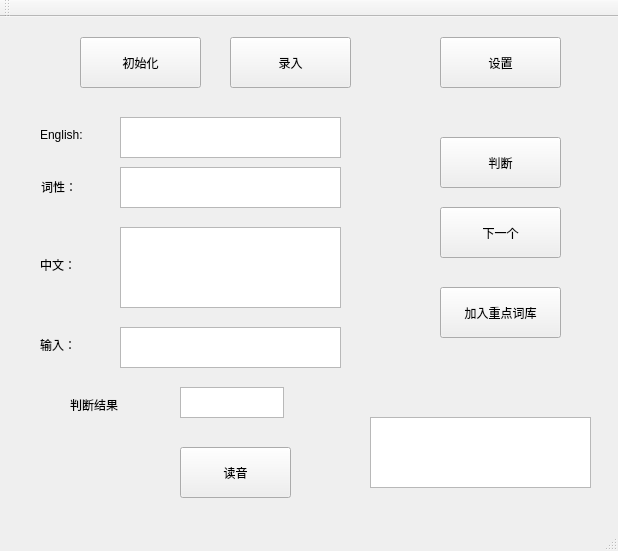
<?xml version="1.0" encoding="UTF-8"?>
<ui version="4.0">
 <class>MainWindow</class>
 <widget class="QMainWindow" name="MainWindow">
  <property name="geometry">
   <rect>
    <x>0</x>
    <y>0</y>
    <width>618</width>
    <height>551</height>
   </rect>
  </property>
  <property name="windowTitle">
   <string>MainWindow</string>
  </property>
  <widget class="QWidget" name="centralWidget">
   <widget class="QTextEdit" name="textEnglish">
    <property name="geometry">
     <rect>
      <x>120</x>
      <y>100</y>
      <width>221</width>
      <height>41</height>
     </rect>
    </property>
   </widget>
   <widget class="QTextEdit" name="textInput">
    <property name="geometry">
     <rect>
      <x>120</x>
      <y>310</y>
      <width>221</width>
      <height>41</height>
     </rect>
    </property>
   </widget>
   <widget class="QTextEdit" name="textChinese">
    <property name="geometry">
     <rect>
      <x>120</x>
      <y>210</y>
      <width>221</width>
      <height>81</height>
     </rect>
    </property>
   </widget>
   <widget class="QLabel" name="label">
    <property name="geometry">
     <rect>
      <x>40</x>
      <y>110</y>
      <width>72</width>
      <height>15</height>
     </rect>
    </property>
    <property name="text">
     <string>English:</string>
    </property>
   </widget>
   <widget class="QLabel" name="label_2">
    <property name="geometry">
     <rect>
      <x>40</x>
      <y>240</y>
      <width>72</width>
      <height>15</height>
     </rect>
    </property>
    <property name="text">
     <string>中文：</string>
    </property>
   </widget>
   <widget class="QLabel" name="label_3">
    <property name="geometry">
     <rect>
      <x>40</x>
      <y>320</y>
      <width>51</width>
      <height>16</height>
     </rect>
    </property>
    <property name="text">
     <string>输入：</string>
    </property>
   </widget>
   <widget class="QPushButton" name="pushButtonInit">
    <property name="geometry">
     <rect>
      <x>80</x>
      <y>20</y>
      <width>121</width>
      <height>51</height>
     </rect>
    </property>
    <property name="text">
     <string>初始化</string>
    </property>
   </widget>
   <widget class="QPushButton" name="pushButtonJudge">
    <property name="geometry">
     <rect>
      <x>440</x>
      <y>120</y>
      <width>121</width>
      <height>51</height>
     </rect>
    </property>
    <property name="text">
     <string>判断</string>
    </property>
   </widget>
   <widget class="QPushButton" name="pushButtonNext">
    <property name="geometry">
     <rect>
      <x>440</x>
      <y>190</y>
      <width>121</width>
      <height>51</height>
     </rect>
    </property>
    <property name="text">
     <string>下一个</string>
    </property>
   </widget>
   <widget class="QTextEdit" name="textJudeResult">
    <property name="geometry">
     <rect>
      <x>180</x>
      <y>370</y>
      <width>104</width>
      <height>31</height>
     </rect>
    </property>
   </widget>
   <widget class="QLabel" name="label_4">
    <property name="geometry">
     <rect>
      <x>70</x>
      <y>380</y>
      <width>72</width>
      <height>15</height>
     </rect>
    </property>
    <property name="text">
     <string>判断结果</string>
    </property>
   </widget>
   <widget class="QPushButton" name="pushButtonRead">
    <property name="geometry">
     <rect>
      <x>180</x>
      <y>430</y>
      <width>111</width>
      <height>51</height>
     </rect>
    </property>
    <property name="text">
     <string>读音</string>
    </property>
   </widget>
   <widget class="QTextEdit" name="textDebugInfo">
    <property name="geometry">
     <rect>
      <x>370</x>
      <y>400</y>
      <width>221</width>
      <height>71</height>
     </rect>
    </property>
   </widget>
   <widget class="QLabel" name="label_5">
    <property name="geometry">
     <rect>
      <x>41</x>
      <y>160</y>
      <width>61</width>
      <height>20</height>
     </rect>
    </property>
    <property name="text">
     <string>词性：</string>
    </property>
   </widget>
   <widget class="QTextEdit" name="textWordAttr">
    <property name="geometry">
     <rect>
      <x>120</x>
      <y>150</y>
      <width>221</width>
      <height>41</height>
     </rect>
    </property>
   </widget>
   <widget class="QPushButton" name="dataEntry">
    <property name="geometry">
     <rect>
      <x>230</x>
      <y>20</y>
      <width>121</width>
      <height>51</height>
     </rect>
    </property>
    <property name="text">
     <string>录入</string>
    </property>
   </widget>
   <widget class="QPushButton" name="pushButton">
    <property name="geometry">
     <rect>
      <x>440</x>
      <y>20</y>
      <width>121</width>
      <height>51</height>
     </rect>
    </property>
    <property name="text">
     <string>设置</string>
    </property>
   </widget>
   <widget class="QLabel" name="rightOrWrong">
    <property name="geometry">
     <rect>
      <x>440</x>
      <y>270</y>
      <width>121</width>
      <height>101</height>
     </rect>
    </property>
    <property name="text">
     <string/>
    </property>
   </widget>
   <widget class="QPushButton" name="pushButtonAddImportantWordList">
    <property name="geometry">
     <rect>
      <x>440</x>
      <y>270</y>
      <width>121</width>
      <height>51</height>
     </rect>
    </property>
    <property name="text">
     <string>加入重点词库</string>
    </property>
   </widget>
  </widget>
  <widget class="QMenuBar" name="menuBar">
   <property name="geometry">
    <rect>
     <x>0</x>
     <y>0</y>
     <width>618</width>
     <height>26</height>
    </rect>
   </property>
  </widget>
  <widget class="QToolBar" name="mainToolBar">
   <attribute name="toolBarArea">
    <enum>TopToolBarArea</enum>
   </attribute>
   <attribute name="toolBarBreak">
    <bool>false</bool>
   </attribute>
  </widget>
  <widget class="QStatusBar" name="statusBar"/>
 </widget>
 <layoutdefault spacing="6" margin="11"/>
 <resources/>
 <connections/>
</ui>
